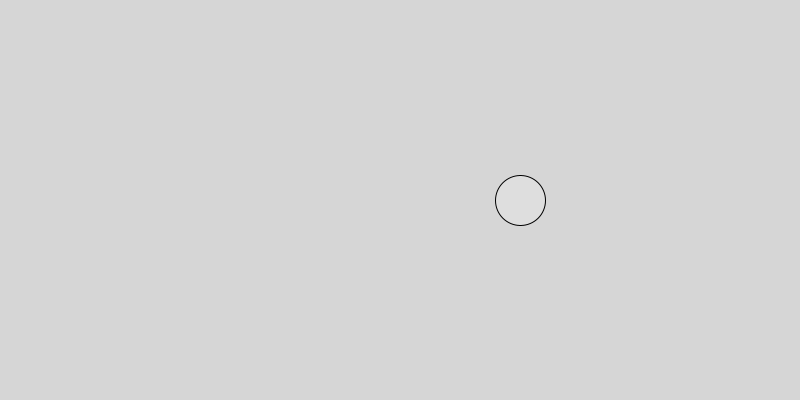
Frame 1 (no input)
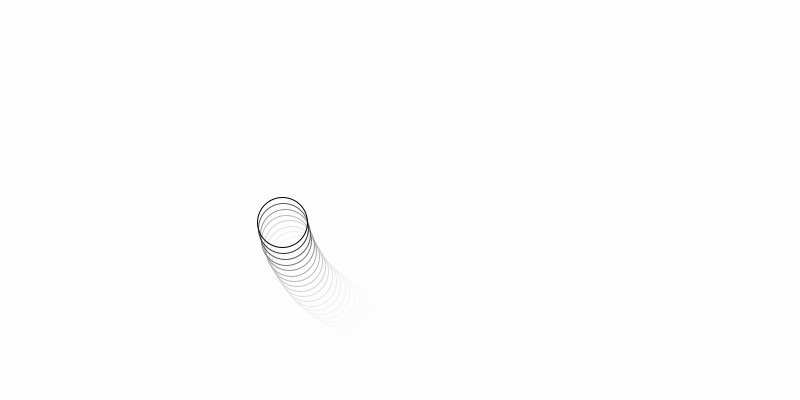
Frame 60 (the mouse pressed at the canvas centre just before this capture)
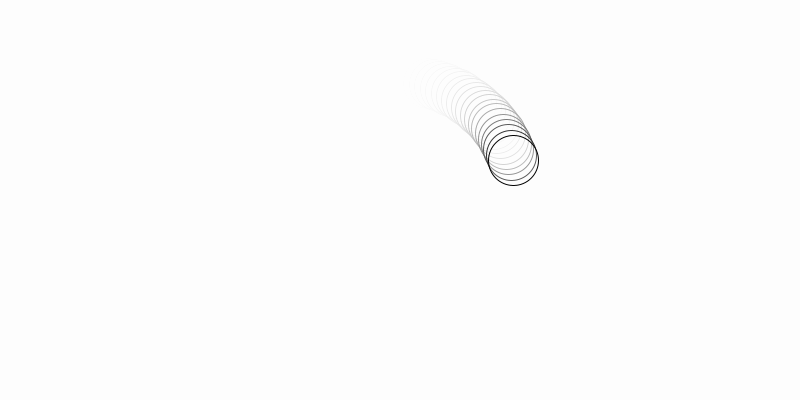
Frame 120 (the mouse held since frame 60 and released just before this capture)

The Processing sketch that drew these frames (run headless with seeded random() and noise(); from frame 60 on, the mouse is pressed at the canvas centre):

// Processing sketch: mov_circular
// ── mov_circular.pde
//definimos una variable para un angulo que va a cambiar
float angulo; 

//variable para el radio del movimiento
float radio = 120;

void setup() {
  size(800, 400);
  fill(255);
}

void draw() {
  noStroke();
  //para el efecto del fondo pintamos un rectangulo que ocupa toda la pantalla
  // y le damos una opacidad al fill
  fill(255, 50);
  rect(0, 0, width, height);
  
  //utilizamos seno y coseno del angulo para obtener las posiciones en X y Y
  //obtener X y Y, multiplicarlo por el radio
  //reciben angulos en radianes 0 a 6.14
  float x = cos(angulo) * radio;
  float y = sin(angulo) * radio;
  
  //sumamos a X y Y la mitad del tamño del lienzo
  //para que el movimiento este en el centro del lienzo
  x = x + width/2; 
  y = y + height/2;
  
  //utlizamos X y Y para la posición de la elipse 
  stroke(0);
  ellipse(x, y, 50, 50);

  //aumentar el angulo
  angulo += 0.05;
  println(angulo); //imprimir en la consola
}
